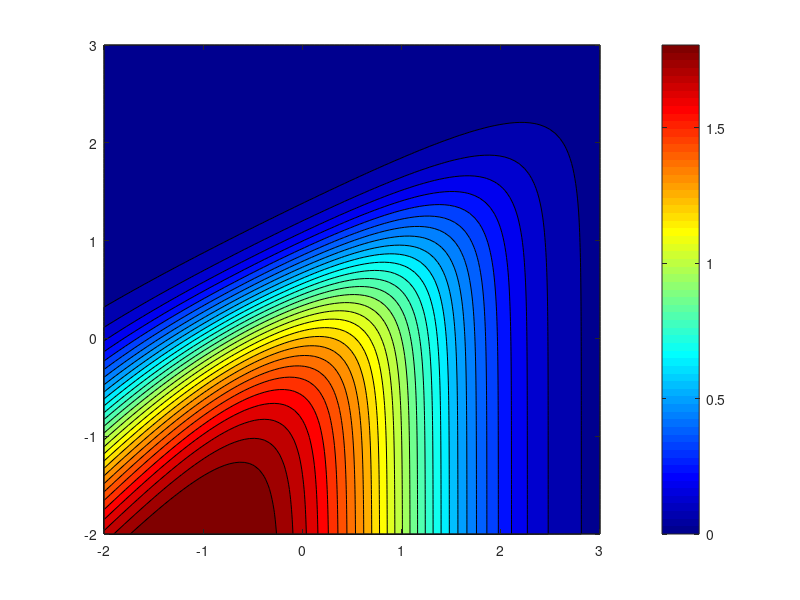

Recreate this plot in MATLAB. (Note: this script raises an error after producing the figure.)
%% Plots of means and fano factor versus parameters.

kr = 100;
gr = 1;
N = 100;
kArr = logspace(-2,3,N);
MEAN = zeros(N,N);
FANO = zeros(N,N);
for i = 1:N
    for j = 1:N
        F(i,j) = kArr(i)/(kArr(i)+kArr(j));
        MEAN(i,j) = kr/gr*F(i,j);
        FANO(i,j) = 1+((1-F(i,j))*kr)/(kArr(i)+kArr(j)+gr);
    end
end
figure(1); clf;
ax1 = axes;
[~,cF] = contourf(ax1,log10(kArr),log10(kArr),log10(FANO),linspace(0,log10(64),30)); hold on;

colormap(ax1,jet)
cb = colorbar(ax1);
cb.Ticks = log10([1.0001,4,16,64]);
cb.TickLabels = {'1','4','16','64'};

set(gca,'xtick',[-2:3],'ytick',[-2:3],...
    'XTickLabel',{'10^{-2}','10^{-1}','10^{0}','10^{1}','10^{2}','10^{3}'},...
    'YTickLabel',{'10^{-2}','10^{-1}','10^{0}','10^{1}','10^{2}','10^{3}'},...
    'FontSize',16);

ax2 = axes;
[~,cM] = contour(ax2,log10(kArr),log10(kArr),MEAN,[2,25,75],'k--','LineWidth',2);
ax2.Color = 'none';
ax2.XColor = 'none';
ax2.YColor = 'none';
linkaxes([ax1 ax2]);
ax2.Position = ax1.Position;

%% Burst Frequency Model

Model = SSIT('Empty');

Model.species = {'gON','mRNA'};

Model.initialCondition = [0;0];

%                                     PRIOR
Model.parameters = {'kon0',0.01;...  % logn(-1,2)
    'koff0',0.1;...                   % logn(0,2)
    'kr',10;...                     % logn(1,2)
    'g',0.01;...                    % logn(-2,2)
    'kD',10;...                     % logn(1,2)
    'S0',1;...                      % NA (initial input concentration)
    'S1',5};                        % NA (final input concentration)

Model.inputExpressions = {'Iu','S0+(S1-S0)*(t>0)'};

Model = Model.addReaction(struct(...
    'propensity',{'kon0*(Iu/(kD+Iu))*(1-gON)'},...
    'stoichiometry',{{'gON',1}}));

Model = Model.addReaction(struct(...
    'propensity',{'koff0*gON'},...
    'stoichiometry',{{'gON',-1}}));

Model = Model.addReaction(struct(...
    'propensity',{'kr*gON'},...
    'stoichiometry',{{'mRNA',1}}));

Model = Model.addReaction(struct(...
    'propensity',{'g*mRNA'},...
    'stoichiometry',{{'mRNA',-1}}));

Model.fspOptions.initApproxSS = true;
Model.tSpan = linspace(0,300,31);

Model = Model.solve;

Model.plotFSP

%% Verification of FIM using CRLB (spread of MLE)
nCellsInExperiment = 0*Model.tSpan;
nCellsInExperiment([1,11,31]) = 200;
nMLE = 10;
Model.fittingOptions.modelVarsToFit = [1:5];
MLE = Model.estimateMLEspread(nCells=nCellsInExperiment,observableSpecies={'mRNA'},nMLE=nMLE,simsSaveFile='BurstFIMSims.csv',freePars=[1:5],restart=true);
MLE = Model.estimateMLEspread(nCells=nCellsInExperiment,observableSpecies={'mRNA'},nMLE=nMLE,simsSaveFile='BurstFIMSims.csv',freePars=[1:5],startPars=exp(MLE.mhSamples),restart=false);

FIMs = Model.computeFIM(scale='log',freePars=[1:5],...
    observed={'mRNA'});
FIMTotal = Model.totalFim(FIMs,nCellsInExperiment);

Model.plotMHResults(MLE,FIM=FIMTotal,fimScale='log',truncateChain=false);

return

%% FIM Calculations
Sarray = [1:5];

Model.solutionScheme = 'fspsens';
FIM = cell(length(Sarray),length(Sarray),length(Model.tSpan));
for iS0 = 1:length(Sarray)
    for iS1 = 1:length(Sarray)
        Model = Model.changeParameter({'S0',Sarray(iS0);'S1',Sarray(iS1)-Sarray(iS0)});
        Model = Model.solve;
        FIM(iS0,iS1,:) = Model.computeFIM(freePars=(1:4),scale='log');
    end
end

%% FIM for different experiment designs.
Ncells = 600;
% Measurment at one steady state values.
iS = 3;
FIM_One_SS = Ncells*FIM{iS,iS,1};
disp(['Determinant of FIM for one SS measurement: ',num2str(det(FIM_One_SS))])

% Measurment at two steady state values.
iS1 = 1;
iS2 = 5;
FIM_Two_SS = Ncells/2*FIM{iS1,iS1,1}+Ncells/2*FIM{iS2,iS2,1};
disp(['Determinant of FIM for two SS measurements: ',num2str(det(FIM_Two_SS))])

% Measurement at change from one SS to another at three time points.
iS1 = 1;
iS2 = 5;
itimes = [1,11,31];
FIM_Dynamic = 0;
for it = 1:length(itimes)
    FIM_Dynamic = FIM_Dynamic + Ncells/length(itimes)*FIM{iS1,iS2,itimes(it)};
end
disp(['Determinant of FIM for dynamic measurements: ',num2str(det(FIM_Dynamic))])

%% Optimized Experiment Design
% AllFims = reshape(FIM,numel(FIM),1);
allFims = {};%cell(numel(FIM),1);
indsFims = [];zeros(numel(FIM),3);
k = 0;
for iS0 = 1:length(Sarray)
    for iS1 = 1:length(Sarray)
        for iT = 1:length(Model.tSpan)
            k = k+1;
            allFims(k,1) = FIM(iS0,iS1,iT);
            indsFims(k,:) = [iS0,iS1,iT];
        end
    end
end
OptExperiment = Model.optimizeCellCounts(allFims,600,'D-opt');
J = find(OptExperiment);
disp(['Optimized Experiment Design:'])
for j = 1:length(J)
    % Store optimized parameters and their corresponding indices
    optimizedParams = OptExperiment(J(j));
    paramIndices = indsFims(J(j), :);
    if paramIndices(3)==1||paramIndices(1)==paramIndices(2) % SS experiment
        disp(['   ',num2str(optimizedParams),' cells at steady state for S0 = ',num2str(Sarray(paramIndices(1)))])
    else
        disp(['   ',num2str(optimizedParams),' cells at time ',num2str(Model.tSpan(paramIndices(3))),' for S0 = ',num2str(Sarray(paramIndices(1))),' and S1 = ',num2str(Sarray(paramIndices(2)))])
    end
end

FIM_Opt = 0;
for i = 1:length(OptExperiment)
    FIM_Opt = FIM_Opt + OptExperiment(i)*allFims{i};
end
disp(['Determinant of FIM for optimized measurements: ',num2str(det(FIM_Opt))])

return
%% Generalized model
% 
% In the most general form of this model, the parameter 'alpha' determines
% if the model is burst size regulate (koff, alpha=0) or burst frequency
% regulated (kon, alpha=1) or something in between.
ModelGen = SSIT('Empty');

ModelGen.species = {'gON','mRNA'};

ModelGen.initialCondition = [0;0];

%                                     PRIOR
ModelGen.parameters = {'kon0',0.1;...  % logn(-1,2)
    'koff0',1;...                   % logn(0,2)
    'kr',10;...                     % logn(1,2)
    'g',0.01;...                    % logn(-2,2)
    'kD',10;...                     % logn(1,2)
    'alpha',1e-6;...                   % n(0,2)
    'S0',1;...                      % NA (initial input concentration)
    'S1',5};                        % NA (final input concentration)

ModelGen.inputExpressions = {'Iu','S0+S1*(t>0)'};

ModelGen = ModelGen.addReaction(struct(...
    'propensity',{'kon0*((1-alpha)+(alpha)*Iu/(kD+Iu))*(1-gON)'},...
    'stoichiometry',{{'gON',1}}));

ModelGen = ModelGen.addReaction(struct(...
    'propensity',{'koff0*((alpha)+(1-alpha)*(kD+Iu)/Iu)*gON'},...
    'stoichiometry',{{'gON',-1}}));

ModelGen = ModelGen.addReaction(struct(...
    'propensity',{'kr*gON'},...
    'stoichiometry',{{'mRNA',1}}));

ModelGen = ModelGen.addReaction(struct(...
    'propensity',{'g*mRNA'},...
    'stoichiometry',{{'mRNA',-1}}));

ModelGen.tSpan = linspace(0,300,31);

ModelGen = ModelGen.solve;

ModelGen.plotFSP

%% Parameters for key points.
kr = 100;
gr = 1;
KD = 10;
kon0a = 2.5;
koff0a = 10;
S0 = KD/24;
S1 = 23*KD/24;

%                                     PRIOR
ModelGen.parameters = {'kon0',kon0;...  % logn(-1,2)
    'koff0',koff0;...                   % logn(0,2)
    'kr',kr;...                     % logn(1,2)
    'g',gr;...                    % logn(-2,2)
    'kD',KD;...                     % logn(1,2)
    'alpha',-6;...                   % n(0,2)
    'S0',S0;...                      % NA (initial input concentration)
    'S1',S1};                        % NA (final input concentration)

ModelGen.tSpan = linspace(0,6,61);

ModelGen.fspOptions.initApproxSS = true;
ModelGen = ModelGen.solve;

ModelGen.plotFSP
